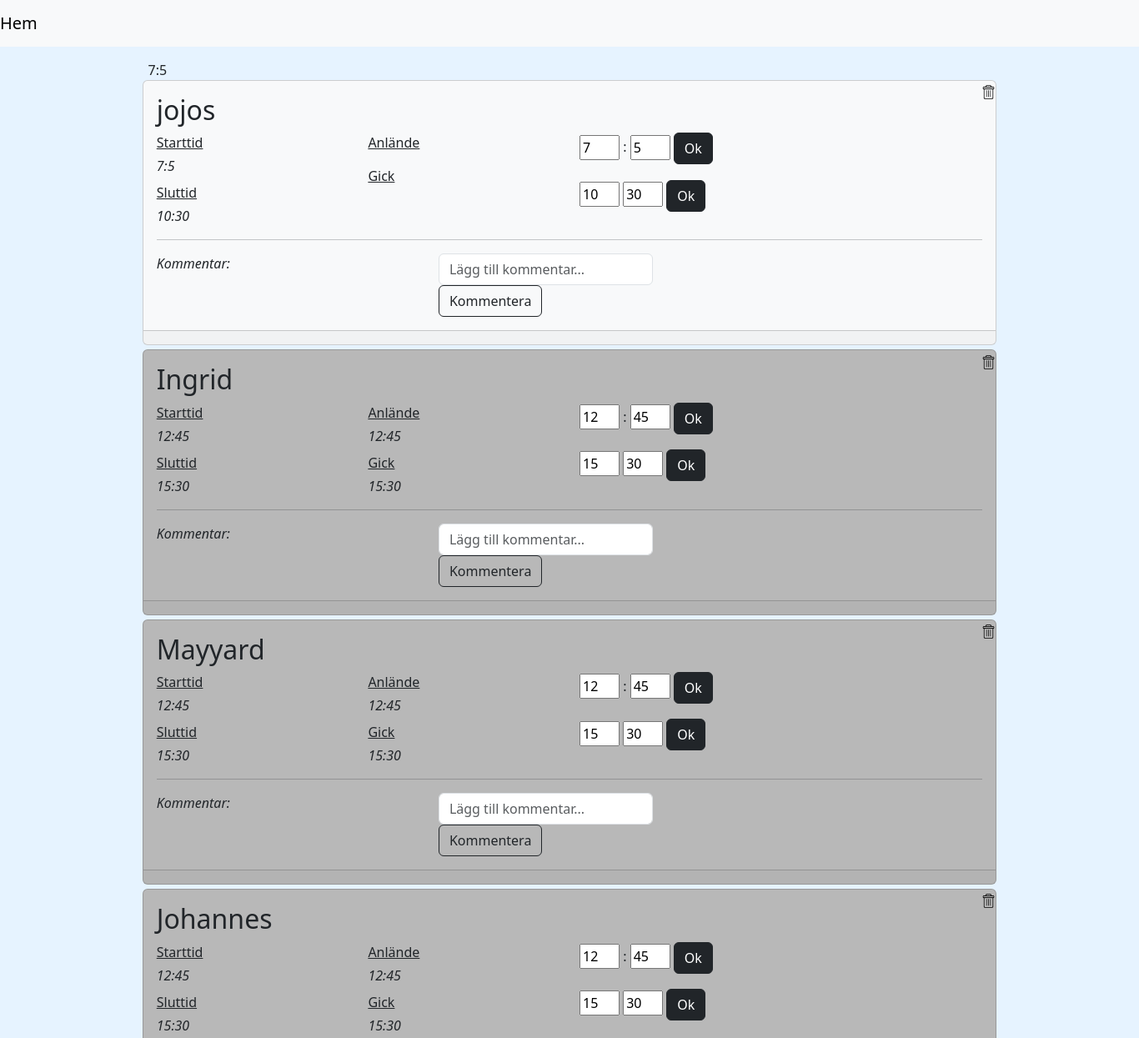
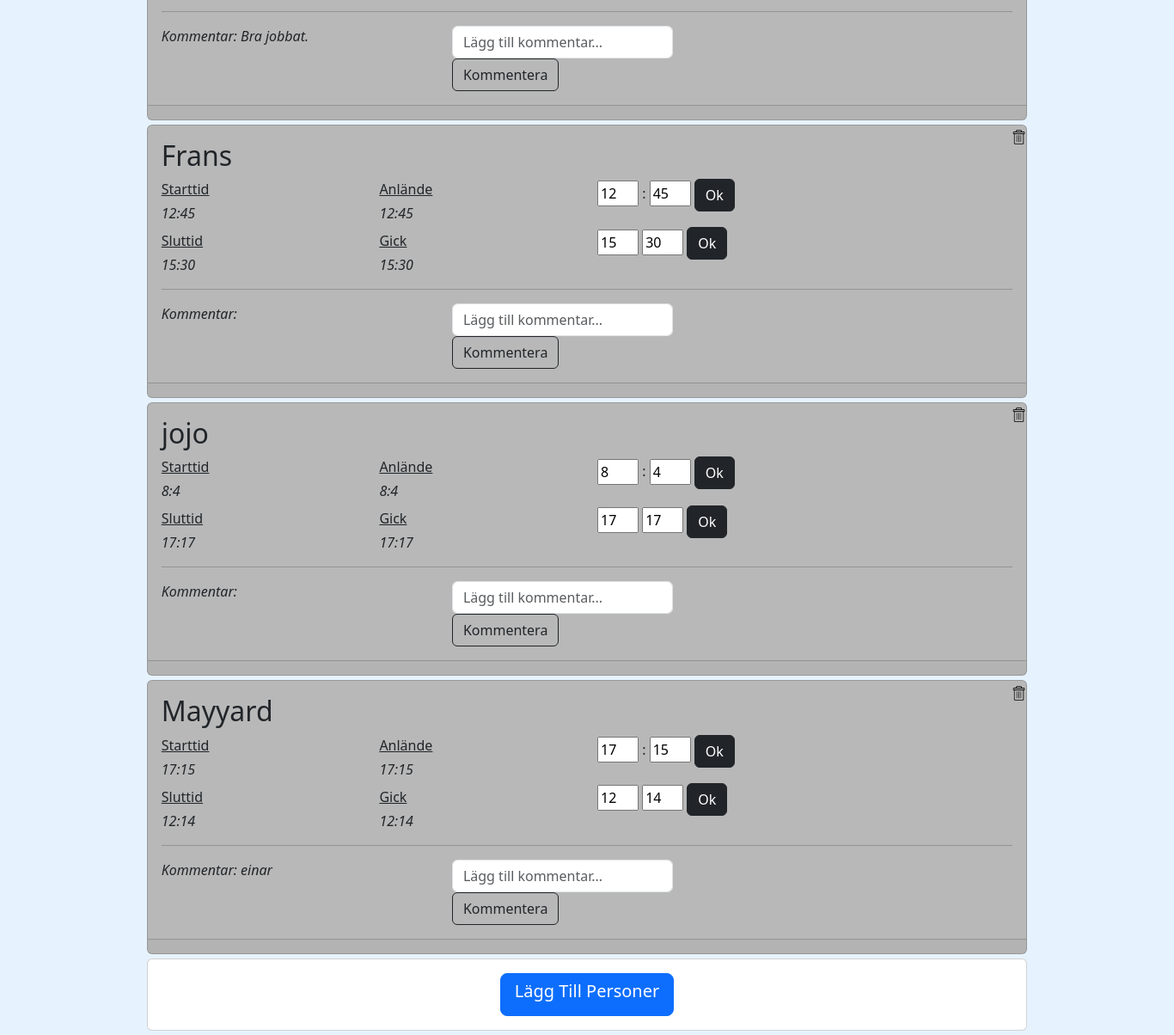
The app's page /arbetspass/Hamburgarian with its own data (2 pictures, top to bottom).
### main.py (models this page shows)
class Johannes(db.Model):
    id = db.Column(db.Integer, primary_key=True)
    passets_namn = db.Column(db.String, unique=False, nullable=False)
    arbetarens_namn = db.Column(db.String, unique=False, nullable=False)
    starttid_timme = db.Column(db.Integer, nullable=False)
    starttid_minut = db.Column(db.Integer, nullable=False)
    instämplad_timme = db.Column(db.Integer, nullable=True, default=0000)
    instämplad_minut = db.Column(db.Integer, nullable=True, default=0000)
    anlänt = db.Column(db.Boolean, unique=False, default=False)
    sluttid_timme = db.Column(db.Integer, nullable=False)
    sluttid_minut = db.Column(db.Integer, nullable=False)
    utstämplad_timme = db.Column(db.Integer, nullable=True, default=0000)
    utstämplad_minut = db.Column(db.Integer, nullable=True, default=0000)
    avslutat = db.Column(db.Boolean, unique=False, default=False)
    kommentar = db.Column(db.String, unique=False, nullable=True)

### main.py (the view)
@app.route("/arbetspass/<passet>", methods=["POST", "GET"])
def arbetspass(passet):
    with app.app_context():
        specifika_pass = db.session.execute(db.select(Johannes).where(Johannes.passets_namn == passet)).all()
    ej_anlängt = []
    anlänt = []
    avslutat = []
    for passet in specifika_pass:
        if passet[0].avslutat:
            avslutat.append(passet)
        elif passet[0].anlänt:
            anlänt.append(passet)
        else:
            ej_anlängt.append(passet)
    specifika_pass = ej_anlängt+anlänt+avslutat
    return render_template("pass.html", specifika_pass=specifika_pass)

### templates/pass.html (shortened to what this page needs)
<!DOCTYPE html>
<html lang="en">
<head>
    <link href="https://cdn.jsdelivr.net/npm/bootstrap@5.3.0/dist/css/bootstrap.min.css" rel="stylesheet">
    {{ bootstrap.load_css()}}
    {% from "bootstrap5/form.html" import render_form %}
    <link rel="stylesheet" href="/static/styles.css">
</head>
<body>
<nav class="navbar navbar-light bg-light">
  <a class="navbar-brand" href={{url_for("hem")}}>
    Hem
</nav>
    {% set starttid_för_strukturera = {"starttid": "_", "sluttid": "-"} %}
    {% for passet in specifika_pass%}
    {% set passet = passet[0]%}
    {% if not passet.anlänt and not passet.avslutat  %}
        {% if starttid_för_strukturera.starttid != passet.starttid_timme|string+":"+passet.starttid_minut|string %}
        <p class="ny_tid">{{passet.starttid_timme|string+":"+passet.starttid_minut|string}}</p>
        {% endif %}
        <div class="card w-75 mx-auto bg-light position-relative">
        {% elif passet.avslutat %}
        <div class="card w-75 mx-auto card_avslutat">
                    {% endif %}
  <div class="card-body">
    <h2 class="card-title">{{passet.arbetarens_namn}}</h2>
      <div class="row">
          <div class="col-3">
              <p class="card-text mb-1"><u>Starttid</u></p>
              <em>{{passet.starttid_timme}}:{{passet.starttid_minut}}</em>
              <p class="card-text mt-2 mb-1"><u>Sluttid</u></p>
              <em>{{passet.sluttid_timme}}:{{passet.sluttid_minut}}</em>
          </div>
          <div class="col-3">
              <p class="card-text mb-1"><u>Anlände</u></p>
                  <em>{% if passet.instämplad_timme %}{{passet.instämplad_timme}}:{{passet.instämplad_minut}}{%else%}
                      <p>   </p>{% endif %}</em>
              <p class="card-text mt-2 mb-1"><u>Gick</u></p>
                    <em>{% if passet.utstämplad_minut %}{{passet.utstämplad_timme}}:{{passet.utstämplad_minut}}{% endif %}</em>
          </div>
          <div class="col-6">
              <div class="form">
                  <form method="POST", action={{url_for("stämpla_in", id=passet.id)}}>
                      <input class="mb-4" style='width:3em' type="number" name="timme" value={{passet.starttid_timme}}> :
                      <input style='width:3em' type="number" name="minut" value={{passet.starttid_minut}}>
                      <button class="btn btn-dark" type="submit">Ok</button>
                  </form>
              </div>
              <div class="form">
                  <form method="POST", action={{url_for("stämpla_ut", id=passet.id)}}>
                      <input style='width:3em' type="number" name="timme" value={{passet.sluttid_timme}}>
                      <input style='width:3em' type="number" name="minut" value={{passet.sluttid_minut}}>
                      <button class="btn btn-dark" type="submit">Ok</button>
                  </form>
              </div>
          </div>
    </div>
      <hr/>
      <div class="row">
          <div class="col-4">
              <p><i>Kommentar:{% if passet.kommentar %}
                  {{ passet.kommentar }}
                  {% endif %}
              </i></p>
          </div>
          <div class="col-8">
              <div class="input-group">
                  <form method="POST", action={{url_for("addcomment")}}>
                      <input class="form-control" name="kommentar" type="text" placeholder="Lägg till kommentar..." required>
                      <div class="input-group-append">
                          <button class="btn btn-outline-dark kommentar-btn" type="submit"> Kommentera </button>
                      </div>
          </form>
      </div>
          </div>
      </div>
      <a href={{url_for("delete", id=passet.id, passets_namn=passet.passets_namn)}} class="color-danger text-right position-absolute top-0 end-0" ><img src="/static/delete.png" width="17"></a>
  </div>
  <div class="card-footer text-muted">
  </div>
</div>
 {% endfor %}
<body>
<div class="card text-center w-75 mx-auto ">
  <div class="card-body">
    <a href={{url_for("adda", passet=specifika_pass[0][0].passets_namn)}} class="btn btn-primary stretched-link btn-lg btn-default btn-block"><h5>Lägg Till Personer</h5></a>
  </div>
</div>
</body>
</html>

### static/styles.css (style rules this page uses)
body { background-color: #e6f3ff }
.card { margin-bottom:5px; }
.ny_tid { position: relative; left: 13%; margin-bottom: 0; margin-top: 1em; }
.card_avslutat { background-color: #B8B8B8 }
.kommentar-btn { height: 4px width: 4px }

### records on screen
Johannes: starttid_timme "7:5", arbetarens_namn "jojos", starttid_timme "7", starttid_minut "5", sluttid_timme "10", sluttid_minut "30", timme "7", minut "5", timme "10", minut "30"
Johannes: arbetarens_namn "Ingrid", starttid_timme "12", starttid_minut "45", sluttid_timme "15", sluttid_minut "30", instämplad_timme "12", instämplad_minut "45", utstämplad_timme "15", utstämplad_minut "30", timme "12", minut "45", timme "15", minut "30"
Johannes: arbetarens_namn "Mayyard", starttid_timme "12", starttid_minut "45", sluttid_timme "15", sluttid_minut "30", instämplad_timme "12", instämplad_minut "45", utstämplad_timme "15", utstämplad_minut "30", timme "12", minut "45", timme "15", minut "30"
Johannes: arbetarens_namn "Johannes", starttid_timme "12", starttid_minut "45", sluttid_timme "15", sluttid_minut "30", instämplad_timme "12", instämplad_minut "45", utstämplad_timme "15", utstämplad_minut "30", timme "12", minut "45", timme "15", minut "30", kommentar "Bra jobbat."
Johannes: arbetarens_namn "Frans", starttid_timme "12", starttid_minut "45", sluttid_timme "15", sluttid_minut "30", instämplad_timme "12", instämplad_minut "45", utstämplad_timme "15", utstämplad_minut "30", timme "12", minut "45", timme "15", minut "30"
Johannes: arbetarens_namn "jojo", starttid_timme "8", starttid_minut "4", sluttid_timme "17", sluttid_minut "17", instämplad_timme "8", instämplad_minut "4", utstämplad_timme "17", utstämplad_minut "17", timme "8", minut "4", timme "17", minut "17"
Johannes: arbetarens_namn "Mayyard", starttid_timme "17", starttid_minut "15", sluttid_timme "12", sluttid_minut "14", instämplad_timme "17", instämplad_minut "15", utstämplad_timme "12", utstämplad_minut "14", timme "17", minut "15", timme "12", minut "14", kommentar "einar"
